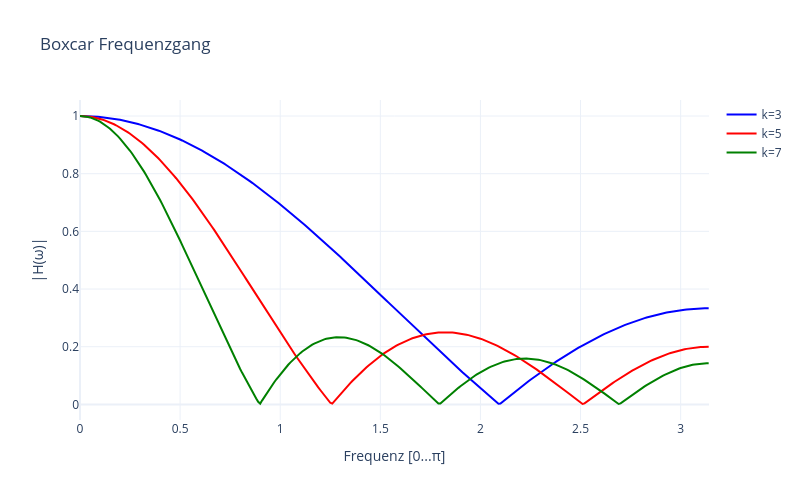

Notebook code cell kept with this figure:
### Markdown cell above
## Teil 1:Frequenzgang des Boxfilters

Hier analysieren wir Boxfilter mit unterschiedlichen Fenstergrößen (3, 5, 7 Punkte) im Frequenzbereich.

### Code cell
n_ranges = [np.arange(-1, 2), np.arange(-2, 3), np.arange(-3, 4)] # k=3, 5, 7
w = np.arange(0, np.pi, 0.01)
H_list = []

for n_vec in n_ranges:
    # Formel: 1/N * sum(exp(j * w * n))
    term = np.exp(1j * w[:, None] * n_vec[None, :])
    H_list.append((1 / len(n_vec)) * np.sum(term, axis=1))

plot_frequency_responses(w, H_list, ['k=3', 'k=5', 'k=7'], "Boxcar Frequenzgang")

### Figure 1 — Plotly figure (JSON) as saved in the notebook; plotly's stock layout.template omitted (floating-point values rounded to 4 significant figures; data arrays with more than 128 entries replaced by an {"elided": "..."} marker saying what was removed)
{"data": [{"line": {"color": "blue"}, "mode": "lines", "name": "k=3", "type": "scatter", "x": {"elided": "315 float values"}, "y": {"elided": "315 float values"}}, {"line": {"color": "red"}, "mode": "lines", "name": "k=5", "type": "scatter", "x": {"elided": "315 float values"}, "y": {"elided": "315 float values"}}, {"line": {"color": "green"}, "mode": "lines", "name": "k=7", "type": "scatter", "x": {"elided": "315 float values"}, "y": {"elided": "315 float values"}}], "layout": {"height": 500, "title": {"text": "Boxcar Frequenzgang"}, "width": 800, "xaxis": {"range": [0, 3.142], "title": {"text": "Frequenz [0...π]"}}, "yaxis": {"title": {"text": "|H(ω)|"}}}}
